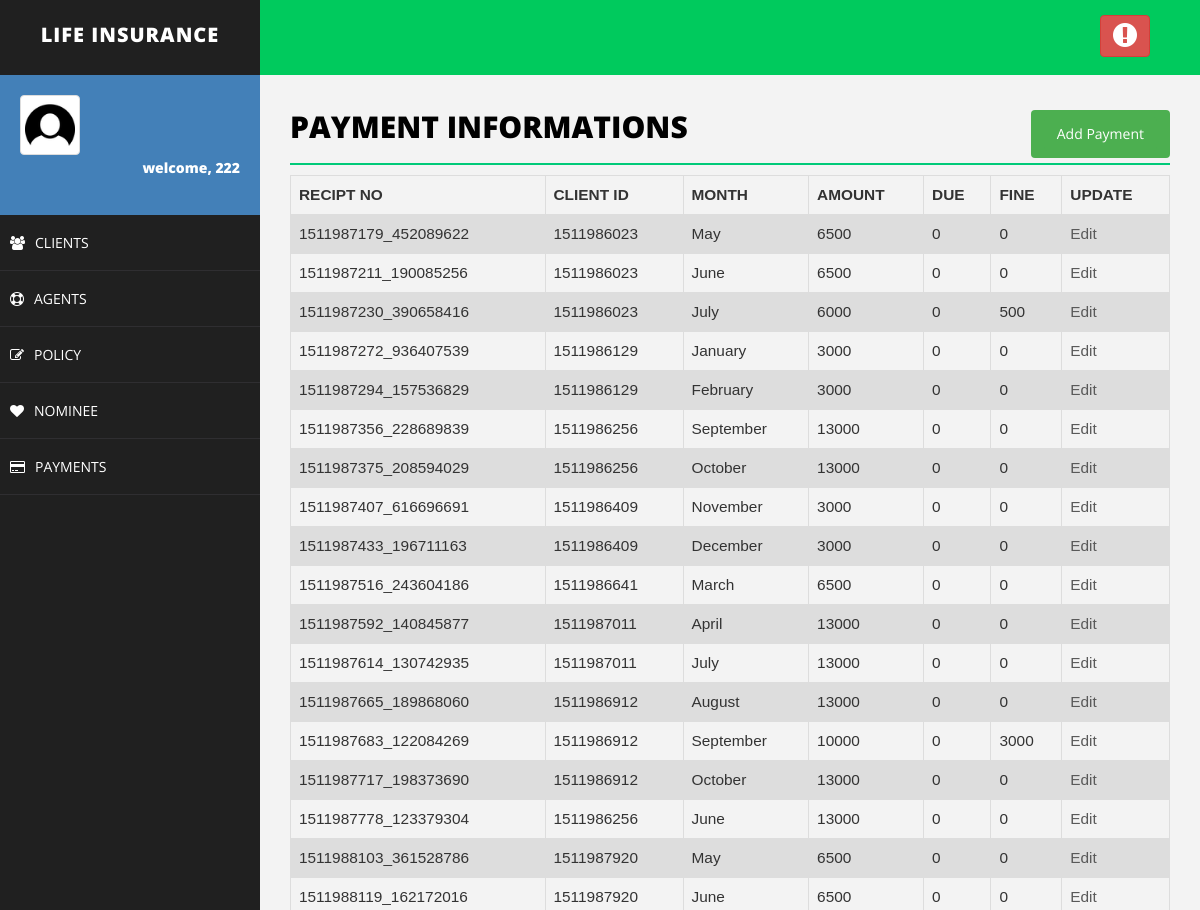
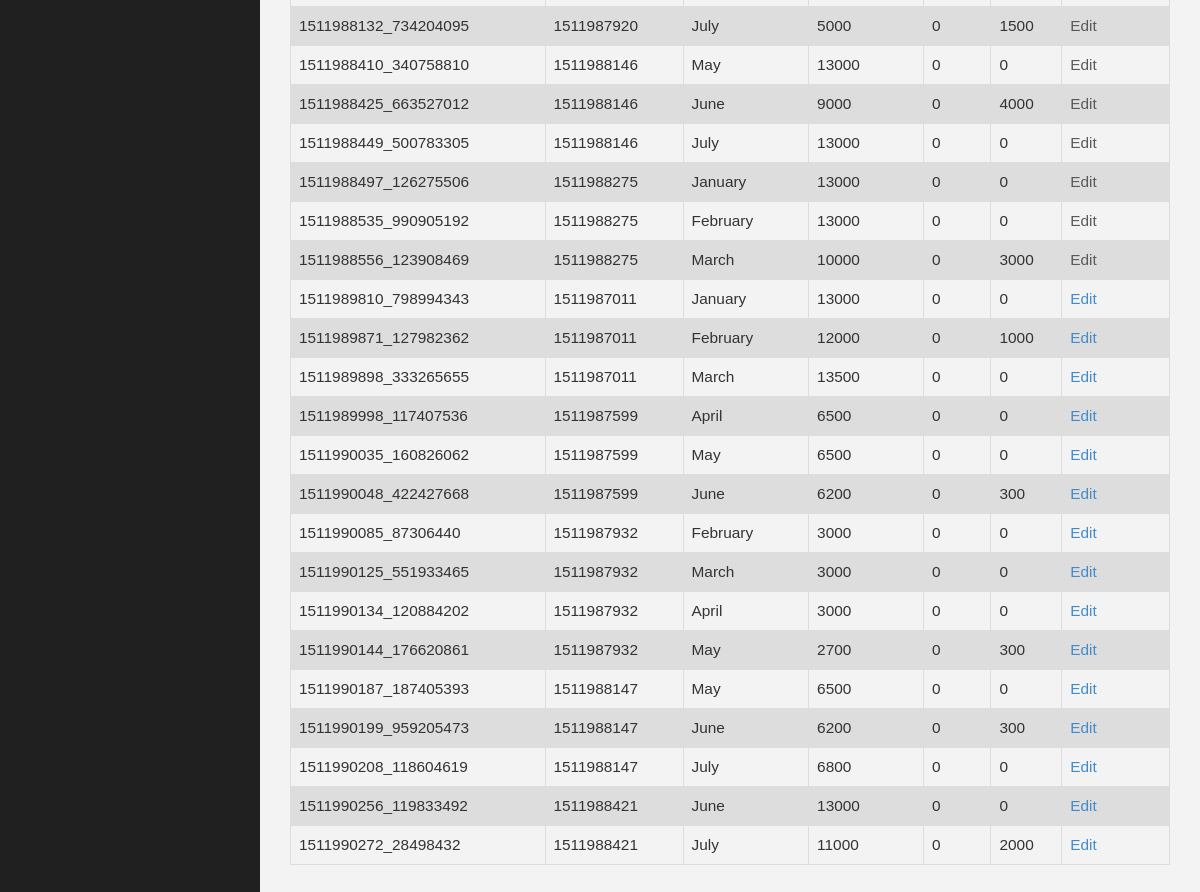
Page /lims/payment.php (signed in) on the committed database (2 pictures, top to bottom).
### tables this page shows
CREATE TABLE `payment` (
  `recipt_no` varchar(20) NOT NULL,
  `client_id` varchar(50) NOT NULL,
  `month` varchar(50) NOT NULL,
  `amount` varchar(50) NOT NULL,
  `due` varchar(50) NOT NULL,
  `fine` varchar(50) NOT NULL,
  `agent_id` varchar(30) NOT NULL
);

### lims/payment.php (the view, shortened to what this page needs)
<!DOCTYPE html>
<html>
<head>
    <link href="assets/css/bootstrap.css" rel="stylesheet" />
    <link href="assets/css/font-awesome.css" rel="stylesheet" />
    <link href="assets/css/basic.css" rel="stylesheet" />
    <link href="assets/css/custom.css" rel="stylesheet" />
</head>
<body>
<?php include 'header.php';
?>
        <div id="page-wrapper">
                <div class="row">
                    <div class="col-md-12">
                        <h1 class="page-head-line">Payment Informations
						<button class="btn" align="center">
						<a href="addPayment.php" class="btn">Add Payment</a>
						</button>
						</h1>
                    </div>
                </div>
<?php
	$sql = "SELECT recipt_no,client_id,month,amount,due,fine, agent_id FROM payment";
	$result = $conn->query($sql);
	echo "<table class=\"table\">\n";
    echo "  <tr>\n";
    echo "    <th>RECIPT NO</th>\n";
    echo "    <th>CLIENT ID</th>\n";
    echo "    <th>MONTH</th>\n";
    echo "    <th>AMOUNT</th>\n";
	echo "    <th>DUE</th>\n";
    echo "    <th>FINE</th>\n";
	echo "    <th>UPDATE</th>\n";
    echo "  </tr>";
	if ($result->num_rows > 0) {
	while($row = $result->fetch_assoc()) {
		echo "<tr>\n";
		echo "    <td>".$row["recipt_no"]."</td>\n";
		echo "    <td>".$row["client_id"]."</td>\n";
		echo "    <td>".$row["month"]."</td>\n";
		echo "    <td>".$row["amount"]."</td>\n";
		echo "    <td>".$row["due"]."</td>\n";
		echo "    <td>".$row["fine"]."</td>\n";
		if($row["agent_id"]== $username || "ahmed" == $username){
			echo "<td>"."<a href='editPayment.php?recipt_no=".$row["recipt_no"]. "'>Edit</a>"."</td>\n";
		}else{
			echo "<td>"."<a class=\"dis\" href='editPayment.php?recipt_no=".$row["recipt_no"]. "'>Edit</a>"."</td>\n";
		}
	}
	echo "</table>\n";
	} else {
    echo "0 results";
}
?>
        </div>
    </div>
</body>
</html>

### lims/assets/css/basic.css (style rules this page uses)
body { font-family: 'Open Sans', sans-serif; line-height:25px; }
#page-wrapper { padding: 15px 15px; min-height: 600px; background: #F3F3F3; }
.page-head-line { font-size: 30px; text-transform: uppercase; color: #000; font-weight: 800; padding-bottom: 20px; border-bottom: 2px solid #00CA79; margin-bottom: 10px; }
@media (min-width:768px) { #page-wrapper { margin: 0 0 0 260px; padding: 15px 30px; min-height: 1200px; } }

### lims/payment.php (style rules this page uses)
.btn { background-color: #4CAF50; float: right; color:white; text-decoration:none; }
table { font-family: arial, sans-serif; border-collapse: collapse; width: 100%; margin-left:0%; font-size:110%; }
td, th { border: 1px solid #dddddd; text-align: left; padding: 8px; }
tr:nth-child(even) { background-color: #dddddd; }
.dis { pointer-events: none; cursor: default; color:#595959; }

### rows in the picture
payment: recipt_no "1511987179_452089622", client "1511986023", month "May", amount "6500", due "0", fine "0"
payment: recipt_no "1511987211_190085256", client "1511986023", month "June", amount "6500", due "0", fine "0"
payment: recipt_no "1511987230_390658416", client "1511986023", month "July", amount "6000", due "0", fine "500"
payment: recipt_no "1511987272_936407539", client "1511986129", month "January", amount "3000", due "0", fine "0"
payment: recipt_no "1511987294_157536829", client "1511986129", month "February", amount "3000", due "0", fine "0"
payment: recipt_no "1511987356_228689839", client "1511986256", month "September", amount "13000", due "0", fine "0"
payment: recipt_no "1511987375_208594029", client "1511986256", month "October", amount "13000", due "0", fine "0"
payment: recipt_no "1511987407_616696691", client "1511986409", month "November", amount "3000", due "0", fine "0"
payment: recipt_no "1511987433_196711163", client "1511986409", month "December", amount "3000", due "0", fine "0"
payment: recipt_no "1511987516_243604186", client "1511986641", month "March", amount "6500", due "0", fine "0"
payment: recipt_no "1511987592_140845877", client "1511987011", month "April", amount "13000", due "0", fine "0"
payment: recipt_no "1511987614_130742935", client "1511987011", month "July", amount "13000", due "0", fine "0"
payment: recipt_no "1511987665_189868060", client "1511986912", month "August", amount "13000", due "0", fine "0"
payment: recipt_no "1511987683_122084269", client "1511986912", month "September", amount "10000", due "0", fine "3000"
payment: recipt_no "1511987717_198373690", client "1511986912", month "October", amount "13000", due "0", fine "0"
payment: recipt_no "1511987778_123379304", client "1511986256", month "June", amount "13000", due "0", fine "0"
payment: recipt_no "1511988103_361528786", client "1511987920", month "May", amount "6500", due "0", fine "0"
payment: recipt_no "1511988119_162172016", client "1511987920", month "June", amount "6500", due "0", fine "0"
payment: recipt_no "1511988132_734204095", client "1511987920", month "July", amount "5000", due "0", fine "1500"
payment: recipt_no "1511988410_340758810", client "1511988146", month "May", amount "13000", due "0", fine "0"
payment: recipt_no "1511988425_663527012", client "1511988146", month "June", amount "9000", due "0", fine "4000"
payment: recipt_no "1511988449_500783305", client "1511988146", month "July", amount "13000", due "0", fine "0"
payment: recipt_no "1511988497_126275506", client "1511988275", month "January", amount "13000", due "0", fine "0"
payment: recipt_no "1511988535_990905192", client "1511988275", month "February", amount "13000", due "0", fine "0"
payment: recipt_no "1511988556_123908469", client "1511988275", month "March", amount "10000", due "0", fine "3000"
payment: recipt_no "1511989810_798994343", client "1511987011", month "January", amount "13000", due "0", fine "0"
payment: recipt_no "1511989871_127982362", client "1511987011", month "February", amount "12000", due "0", fine "1000"
payment: recipt_no "1511989898_333265655", client "1511987011", month "March", amount "13500", due "0", fine "0"
payment: recipt_no "1511989998_117407536", client "1511987599", month "April", amount "6500", due "0", fine "0"
payment: recipt_no "1511990035_160826062", client "1511987599", month "May", amount "6500", due "0", fine "0"
payment: recipt_no "1511990048_422427668", client "1511987599", month "June", amount "6200", due "0", fine "300"
payment: recipt_no "1511990085_87306440", client "1511987932", month "February", amount "3000", due "0", fine "0"
payment: recipt_no "1511990125_551933465", client "1511987932", month "March", amount "3000", due "0", fine "0"
payment: recipt_no "1511990134_120884202", client "1511987932", month "April", amount "3000", due "0", fine "0"
payment: recipt_no "1511990144_176620861", client "1511987932", month "May", amount "2700", due "0", fine "300"
payment: recipt_no "1511990187_187405393", client "1511988147", month "May", amount "6500", due "0", fine "0"
payment: recipt_no "1511990199_959205473", client "1511988147", month "June", amount "6200", due "0", fine "300"
payment: recipt_no "1511990208_118604619", client "1511988147", month "July", amount "6800", due "0", fine "0"
payment: recipt_no "1511990256_119833492", client "1511988421", month "June", amount "13000", due "0", fine "0"
payment: recipt_no "1511990272_28498432", client "1511988421", month "July", amount "11000", due "0", fine "2000"

### other values in the picture
$_SESSION["username"] "222"
